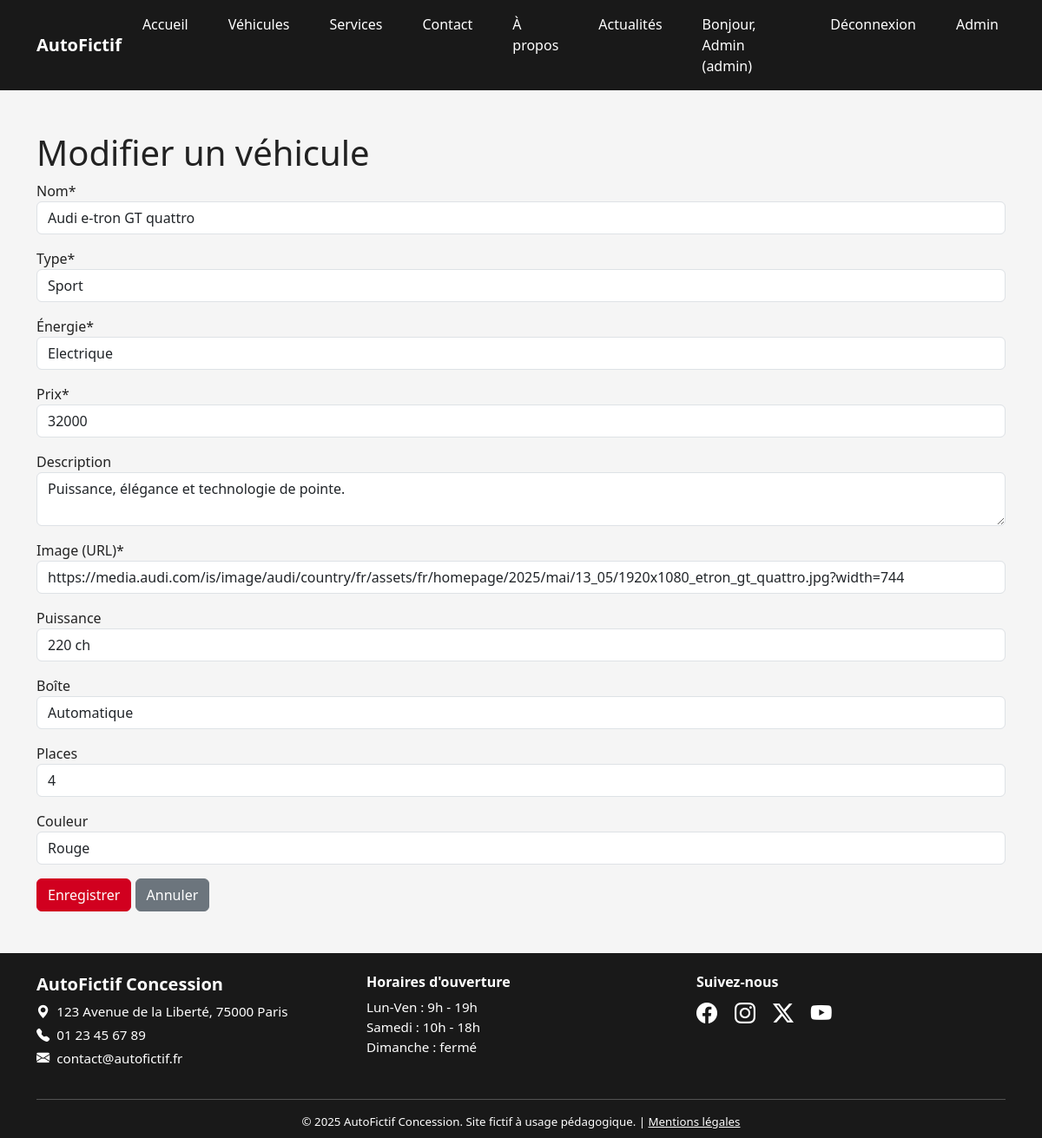
Page /public/?action=admin_edit_vehicule&id=1 (signed in) on the committed database.
### tables this page shows
CREATE TABLE vehicules (
    id INT AUTO_INCREMENT PRIMARY KEY,
    nom VARCHAR(100) NOT NULL,
    type VARCHAR(50) NOT NULL,
    energie VARCHAR(30) NOT NULL,
    prix INT NOT NULL,
    description TEXT,
    image VARCHAR(255),
    puissance VARCHAR(50),
    boite VARCHAR(50),
    places INT,
    couleur VARCHAR(50),
    created_at TIMESTAMP DEFAULT CURRENT_TIMESTAMP
);

### app/controllers/AdminController.php (called while the page is built, shortened)
<?php
require_once '../app/models/Vehicule.php';
class AdminController {
    public function editVehicule($id) {
        $vehicule = Vehicule::getById($id);
        require '../app/views/admin/vehicule_form.php';
    }
}

### app/models/Vehicule.php (called while the page is built, shortened)
<?php
class Vehicule
{
    public static function getById($id)
    {
        try {
            $pdo = new PDO('mysql:host='.DB_HOST.';dbname=concessionnaire;charset=utf8', DB_USER, DB_PASS);
            $pdo->setAttribute(PDO::ATTR_ERRMODE, PDO::ERRMODE_EXCEPTION);
            $stmt = $pdo->prepare('SELECT * FROM vehicules WHERE id = ?');
            $stmt->execute([$id]);
            return $stmt->fetch(PDO::FETCH_ASSOC);
        } catch (Exception $e) {
            die('Erreur : ' . $e->getMessage());
        }
    }
}

### app/views/admin/vehicule_form.php (the view, shortened to what this page needs)
<!DOCTYPE html>
<html lang="fr">
<?php $pageTitle = isset($vehicule) ? "Modifier véhicule" : "Ajouter véhicule"; include '../app/views/head.php'; ?>
<body>
<?php include '../app/views/navbar.php'; ?>
<div class="container my-5">
    <h1><?= isset($vehicule) ? "Modifier" : "Ajouter" ?> un véhicule</h1>
    <form method="post">
        <div class="mb-3"><label>Nom*</label><input type="text" name="nom" class="form-control" value="<?= $vehicule['nom'] ?? '' ?>" required></div>
        <div class="mb-3"><label>Type*</label><input type="text" name="type" class="form-control" value="<?= $vehicule['type'] ?? '' ?>" required></div>
        <div class="mb-3"><label>Énergie*</label><input type="text" name="energie" class="form-control" value="<?= $vehicule['energie'] ?? '' ?>" required></div>
        <div class="mb-3"><label>Prix*</label><input type="number" name="prix" class="form-control" value="<?= $vehicule['prix'] ?? '' ?>" required></div>
        <div class="mb-3"><label>Description</label><textarea name="description" class="form-control"><?= $vehicule['description'] ?? '' ?></textarea></div>
        <div class="mb-3"><label>Image (URL)*</label><input type="text" name="image" class="form-control" value="<?= $vehicule['image'] ?? '' ?>" required></div>
        <div class="mb-3"><label>Puissance</label><input type="text" name="puissance" class="form-control" value="<?= $vehicule['puissance'] ?? '' ?>"></div>
        <div class="mb-3"><label>Boîte</label><input type="text" name="boite" class="form-control" value="<?= $vehicule['boite'] ?? '' ?>"></div>
        <div class="mb-3"><label>Places</label><input type="number" name="places" class="form-control" value="<?= $vehicule['places'] ?? '' ?>"></div>
        <div class="mb-3"><label>Couleur</label><input type="text" name="couleur" class="form-control" value="<?= $vehicule['couleur'] ?? '' ?>"></div>
        <button type="submit" class="btn btn-danger"><?= isset($vehicule) ? "Enregistrer" : "Ajouter" ?></button>
        <a href="/Concessionnaire/public/?action=admin_vehicules" class="btn btn-secondary">Annuler</a>
    </form>
</div>
<?php include '../app/views/footer.php'; ?>
</body>
</html>

### public/css/style.css (style rules this page uses)
body { margin: 0; font-family: 'Segoe UI', Arial, sans-serif; background: #f5f5f5; color: #222; }

### app/views/head.php (style rules this page uses)
body { background: #f5f5f5; color: #222; }
.btn-danger, .bg-danger { background-color: #d1001f !important; border-color: #d1001f !important; }

### rows in the picture
vehicules: nom "Audi e-tron GT quattro", type "Sport", energie "Electrique", prix "32000", description "Puissance, élégance et technologie de pointe.", image "https://media.audi.com/is/image/audi/country/fr/assets/fr/homepage/2025/mai/13_05/1920x1080_etron_gt_quattro.jpg?width=744", puissance "220 ch", boite "Automatique", places "4", couleur "Rouge"

### other values in the picture
$_SESSION['user']['name'] "Admin"
$_SESSION['user']['role'] "admin"
